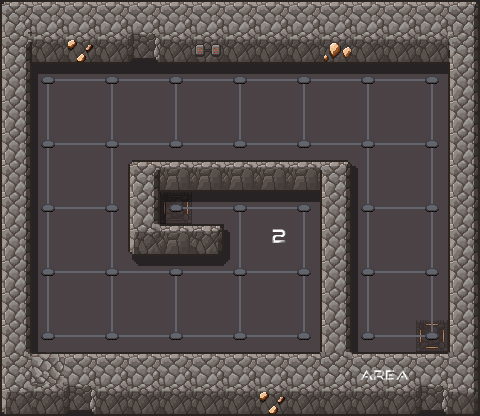

A level layout from a 2D game, rendered from its tile map. Below: a short description, then the map file with its tile-grid data intact:
An orthogonal 15x13 tile map with 32x32 px tiles, 6 tile layers (floor, shadow, wall, p, ...), 3 tilesets.

<map version="1.10" tiledversion="1.10.2" orientation="orthogonal" renderorder="right-down" width="15" height="13" tilewidth="32" tileheight="32" infinite="0" nextlayerid="7" nextobjectid="1">
 <tileset firstgid="1" source="scifi_dungeon_tileset.tsx" />
 <tileset firstgid="193" source="scifi_dungeon_tileset2.tsx" />
 <tileset firstgid="433" source="scifi_tileset_01.tsx" />
 <layer id="2" name="floor" width="15" height="13">
  <data encoding="csv">
343,343,343,343,343,343,343,343,343,343,343,343,343,343,343,
343,343,343,343,343,343,343,343,343,343,343,343,343,343,343,
343,343,343,343,343,343,343,343,343,343,343,343,343,343,343,
343,343,343,343,343,343,343,343,343,343,343,343,343,343,343,
343,343,343,343,343,343,343,343,343,343,343,343,343,343,343,
343,343,343,343,343,343,343,343,343,343,343,343,343,343,343,
343,343,343,343,343,373,343,343,343,343,343,343,343,343,343,
343,343,343,343,343,343,343,343,343,343,343,343,343,343,343,
343,343,343,343,343,343,343,343,343,343,343,343,343,343,343,
343,343,343,343,343,343,343,343,343,343,343,343,343,343,343,
343,343,343,343,343,343,343,343,343,343,343,343,343,375,343,
343,343,343,343,343,343,343,343,343,343,343,343,343,343,343,
343,343,343,343,343,343,343,343,343,343,343,343,343,343,343
</data>
 </layer>
 <layer id="4" name="shadow" width="15" height="13" opacity="0.47">
  <data encoding="csv">
228,0,0,0,0,0,0,0,0,0,0,0,0,0,228,
0,205,214,214,228,214,214,214,214,214,214,214,214,214,0,
0,205,214,214,214,214,214,214,214,214,214,214,214,214,0,
0,235,0,0,0,0,0,0,0,0,0,0,0,0,0,
0,235,0,0,0,0,0,0,0,0,0,0,0,0,0,
0,235,0,0,0,0,0,0,0,0,0,225,0,0,0,
0,235,0,0,0,205,214,214,214,214,0,235,0,0,0,
0,235,0,0,0,0,228,225,0,0,0,235,0,0,0,
0,235,0,0,216,214,214,215,0,0,0,235,0,0,0,
0,235,0,0,0,0,0,0,0,0,0,235,0,0,0,
0,235,0,0,0,0,0,0,0,0,0,235,0,0,0,
0,0,0,0,0,0,0,0,0,0,0,0,0,0,0,
228,0,228,228,228,0,0,0,0,0,0,0,0,228,228
</data>
 </layer>
 <layer id="3" name="wall" width="15" height="13">
  <data encoding="csv">
226,245,245,245,245,245,245,245,245,245,245,245,245,245,224,
263,293,308,293,294,293,300,293,293,293,298,293,293,293,260,
220,0,0,0,0,0,0,0,0,0,0,0,0,0,220,
220,0,0,0,0,0,0,0,0,0,0,0,0,0,220,
220,0,0,0,0,0,0,0,0,0,0,0,0,0,220,
220,0,0,0,258,199,199,199,199,199,259,0,0,0,220,
220,0,0,0,220,0,0,0,0,0,220,0,0,0,220,
220,0,0,0,206,199,200,0,0,0,220,0,0,0,220,
220,0,0,0,0,0,0,0,0,0,220,0,0,0,220,
220,0,0,0,0,0,0,0,0,0,220,0,0,0,220,
220,0,0,0,0,0,0,0,0,0,220,0,0,0,220,
264,2684354777,245,245,245,245,245,245,245,245,193,245,245,245,234,
206,293,294,293,293,293,293,293,308,293,293,293,293,294,275
</data>
 </layer>
 <layer id="6" name="p" width="15" height="13">
  <data encoding="csv">
0,0,0,0,0,0,0,0,0,0,0,0,0,0,0,
0,0,0,0,0,0,0,0,0,0,0,0,0,0,0,
0,0,0,0,0,0,0,0,0,0,0,0,0,0,0,
0,0,0,0,0,0,0,0,0,0,0,0,0,0,0,
0,0,0,0,0,0,0,0,0,0,0,0,0,0,0,
0,0,0,0,0,0,0,0,0,0,0,0,0,0,0,
0,0,0,0,0,0,0,0,0,0,0,0,0,0,0,
0,0,0,0,0,0,0,0,587,0,0,0,0,0,0,
0,0,0,0,0,0,0,0,0,0,0,0,0,0,0,
0,0,0,0,0,0,0,0,0,0,0,0,0,0,0,
0,0,0,0,0,0,0,0,0,0,0,0,0,0,0,
0,0,0,0,0,0,0,0,0,0,0,583,584,0,0,
0,0,0,0,0,0,0,0,0,0,0,0,0,0,0
</data>
 </layer>
 <layer id="5" name="line" width="15" height="13">
  <data encoding="csv">
0,0,0,0,0,0,0,0,0,0,0,0,0,0,0,
0,0,0,0,0,0,0,0,0,0,0,0,0,0,0,
0,2684354912,1610613107,3221225823,1610613107,3221225823,1610613107,3221225823,1610613107,3221225823,1610613107,3221225823,1610613107,3221225824,0,
0,3221225843,0,3221225843,0,371,0,371,0,371,0,371,0,371,0,
0,2684354911,1610613107,361,1610613107,351,1610613107,351,1610613107,351,1610613107,361,1610613107,1610613087,0,
0,3221225843,0,3221225843,0,0,0,0,0,0,0,371,0,371,0,
0,2684354911,1610613107,1610613087,0,362,2684354931,3221225823,2684354931,3221225824,0,2684354911,1610613107,1610613087,0,
0,3221225843,0,3221225843,0,0,0,371,0,371,0,371,0,371,0,
0,2684354911,2684354931,361,2684354931,3221225823,2684354931,361,2684354931,1610613087,0,2684354911,1610613107,1610613087,0,
0,3221225843,0,371,0,371,0,371,0,371,0,371,0,371,0,
0,352,2684354931,351,2684354931,351,2684354931,351,2684354931,1610613088,0,352,1610613107,1610613088,0,
0,0,0,0,0,0,0,0,0,0,0,0,0,0,0,
0,0,0,0,0,0,0,0,0,0,0,0,0,0,0
</data>
 </layer>
 <layer id="1" name="point" width="15" height="13">
  <data encoding="csv">
0,0,0,0,0,0,0,0,0,0,0,0,0,0,0,
0,0,0,0,0,0,0,0,0,0,0,0,0,0,0,
0,360,0,360,0,360,0,360,0,360,0,360,0,360,0,
0,0,0,0,0,0,0,0,0,0,0,0,0,0,0,
0,360,0,360,0,360,0,360,0,360,0,360,0,360,0,
0,0,0,0,0,0,0,0,0,0,0,0,0,0,0,
0,360,0,360,0,360,0,360,0,360,0,360,0,360,0,
0,0,0,0,0,0,0,0,0,0,0,0,0,0,0,
0,360,0,360,0,360,0,360,0,360,0,360,0,360,0,
0,0,0,0,0,0,0,0,0,0,0,0,0,0,0,
0,360,0,360,0,360,0,360,0,360,0,360,0,360,0,
0,0,0,0,0,0,0,0,0,0,0,0,0,0,0,
0,0,0,0,0,0,0,0,0,0,0,0,0,0,0
</data>
 </layer>
</map>
